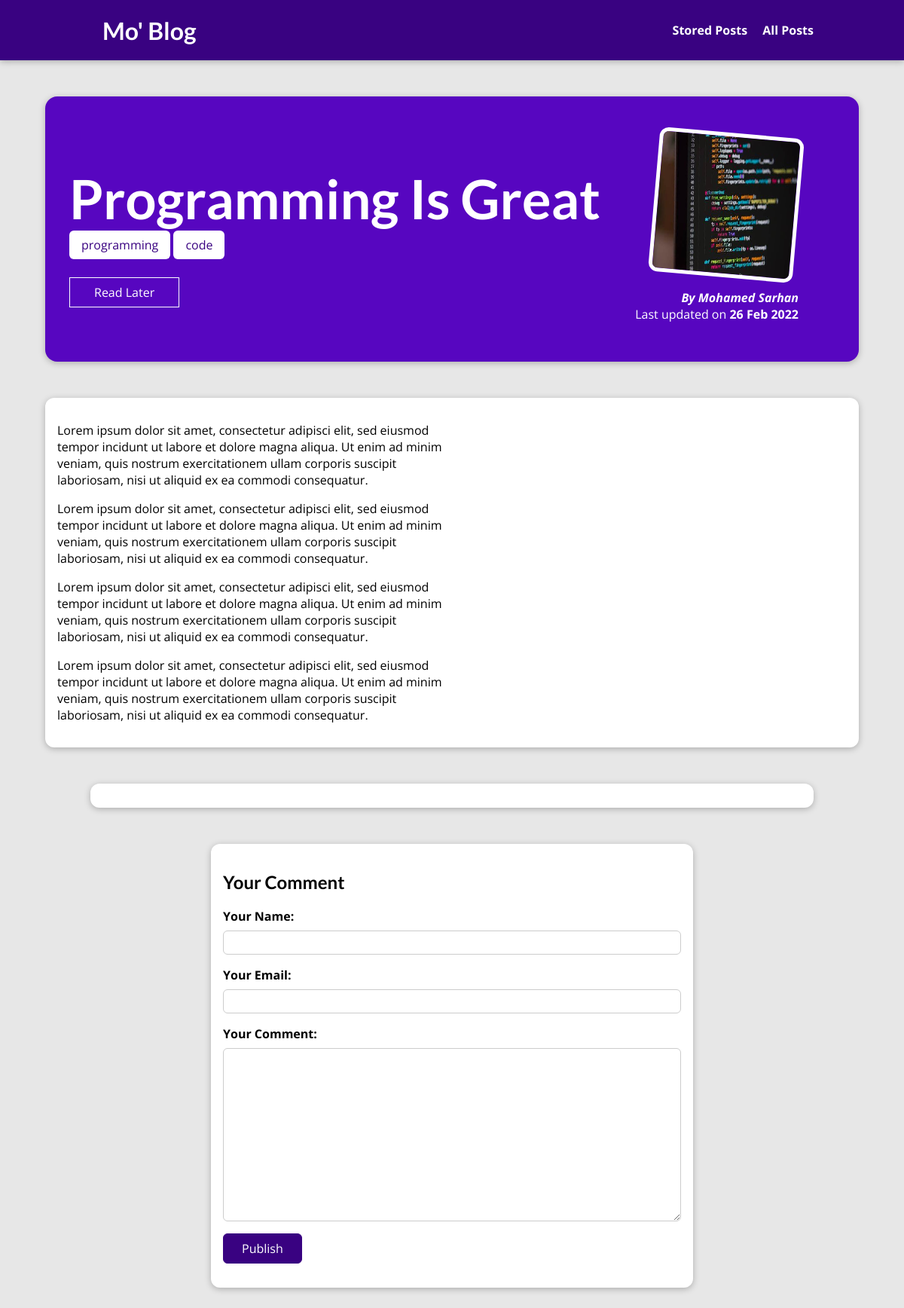
The page /posts/programming-is-great on the database its author committed.
### blog/models.py (models this page shows, shortened)
class Post (models.Model):
    title = models.CharField(max_length=50)
    excerpt = models.CharField(max_length=200)
    image = models.ImageField(upload_to="posts",null=True)
    date = models.DateField(auto_now=True)
    slug = models.SlugField(unique=True)
    content = models.TextField(validators=[MinLengthValidator(50)])
    author = models.ForeignKey(
        Author, on_delete=models.SET_NULL, null=True,related_name="posts")
    tags=models.ManyToManyField(Tag)

class Tag(models.Model):
    caption=models.CharField(max_length=20)

class Author (models.Model):
    first_name = models.CharField(max_length=50, null=False)
    last_name = models.CharField(max_length=50, null=True)
    full_name = models.CharField(max_length=50, null=False, default="")
    email=models.EmailField()
    def __str__(self):
        if self.last_name is None:
            return f"{self.first_name}"
        else:
            return f"{self.first_name} {self.last_name}"

### blog/views.py (the view, shortened to what this page needs)
# urls.py: path("posts/<slug:slug>", views.SinglePostView.as_view(),
class SinglePostView(View):
    def is_stored_post(self , request,post_id):
        stored_posts = request.session.get("stored_posts")
        if stored_posts is not None :
            is_saved_for_later=post_id in stored_posts
        else:
            is_saved_for_later=False
        return is_saved_for_later
    def get(self, request, slug):
        post = Post.objects.get(slug=slug)
        context = {
            "post": post,
            "post_tags": post.tags.all(),
            "comment_form": CommentForm(),
            "comments": post.comments.all().order_by("-id"),  # or "-date"
            "saved_for_later":self.is_stored_post(request,post.id)
        }
        return render(request, "blog/post-detail.html", context)

### blog/forms.py
class CommentForm(forms.ModelForm):
    class Meta:
         model = Comment
         exclude = ["post"]  # fields=["user_name","user_email"]
         labels={
             "user_name":"Your Name",
             "user_email":"Your Email",
             "text":"Your Comment"
         }

### blog/templates/blog/post-detail.html (shortened to what this page needs)
{% extends "base.html"%}
{% load static %}
{% block css_files%}
<link rel="stylesheet" href="{% static 'blog/post-detail.css'%}"/>
  {% endblock%}
{% block content %}
    <section id="summary">
        <h2>{{post.title}}</h2>
        <div>
            {% for tag in post_tags %}
            <span class="tag">{{tag.caption}}</span>
            {% endfor %}
        </div>
        <form action="{% url 'read-later' %}" method="POST">
            <div id="read-later">
                <button>
                    {% if saved_for_later %}
                    Remove from 'Read later' list
                    {% else%}
                    Read Later
                    {% endif %}
                </button>
            </div>
        </form>
        <article>
            <img src="{{ post.image.url}}" alt="{{post.title}}" />
            <address>By <a href="mailto:{{ post.author.email }}" >{{post.author|title}}</a></address>
            <div>
                Last updated on <time>{{post.date|date:"d M Y"}}</time>
            </div>
        </article>
    </section>
    <main >
        {{post.content|linebreaks}}
    </main>
    <section id="comments">
    </section>
<section id ="comment-form">
    <h2>Your Comment</h2>
    <form action="{% url "post-detail-page" post.slug %}" method="POST">
        {% for form_field in comment_form%}
            <div class="form-control {% if form_field.errors %}invalid{% endif %}" >
                {{form_field.label_tag}}
                {{form_field}}
            </div>
        {% endfor %}
        <button>Publish</button>
    </form>
</section>
 {% endblock%}

### static/app.css (style rules this page uses)
* { box-sizing: border-box; }
html { font-family: "Open Sans", "Lato", sans-serif; }
body { margin: 0; }
h1, h2, h3 { font-family: "Lato", sans-serif; font-weight: bold; }

### blog/static/blog/post-detail.css (style rules this page uses)
body { background-color: #e7e7e7; }
#summary { margin: 8rem auto 3rem auto; padding: 2rem; width: 90%; max-width: 90rem; border-radius: 16px; background-color: #5706c0; position: relative; box-shadow: 0 2px 8px rgba(0, 0, 0, 0.25); height: 22rem; }
#summary h2 { color: white; font-size: 4.5rem; margin-bottom: 0.5rem; }
#summary article { position: absolute; top: 2rem; right: 3rem; padding: 1rem 2rem; border-radius: 12px; text-align: right; color: white; }
#summary article img { width: 12rem; height: 12rem; border-radius: 12px; transform: rotateZ(5deg); border: 5px solid white; margin-bottom: 1rem; }
#summary address { font-weight: bold; }
#summary a { color: white; text-decoration: none; }
#summary time { font-weight: bold; }
#read-later { margin: 2rem 0; }
#read-later button { background-color: transparent; border: 1px solid white; padding: 0.5rem 2rem; font: inherit; color: white; cursor: pointer; }
main { width: 90%; max-width: 90rem; margin: 3rem auto; background-color: white; padding: 1rem; border-radius: 12px; box-shadow: 0 2px 8px rgba(0, 0, 0, 0.25); }
.tag { background-color: white; color: #390281; padding: 0.5rem 1rem; border-radius: 6px; }
#comment-form { margin: 3rem auto; width: 90%; max-width: 40rem; border-radius: 12px; background-color: white; box-shadow: 0 2px 8px rgba(0, 0, 0, 0.25); padding: 1rem; }
#comment-form button { font: inherit; background-color: #390281; color: white; border: 1px solid #390281; padding: 0.5rem 1.5rem; border-radius: 6px; cursor: pointer; }
.form-control { margin-bottom: 1rem; }
.form-control label { font-weight: bold; margin-bottom: 0.5rem; display: block; }
.form-control input, .form-control textarea { display: block; width: 100%; font: inherit; padding: 0.25rem; border-radius: 6px; border: 1px solid #ccc; }
#comments { margin: 3rem auto; width: 90%; max-width: 60rem; border-radius: 12px; background-color: white; box-shadow: 0 2px 8px rgba(0, 0, 0, 0.25); padding: 1rem 2rem; }

### rows shown on the page
Post: title "Programming Is Great", image (picture), author "Mohamed Sarhan", date "26 Feb 2022", content "Lorem ipsum dolor sit amet, consectetur adipisci elit, sed eiusmod tempor incidunt ut labore et dolore magna aliqua. Ut enim ad minim veniam, quis nostrum exercitationem ullam corporis suscipit laboriosam, nisi ut aliquid ex ea commodi consequatur. Lorem ipsum dolor sit amet, consectetur adipisci elit, sed eiusmod tempor incidunt ut labore et dolore magna aliqua. Ut enim ad minim veniam, quis nostrum exercitationem ullam corporis suscipit laboriosam, nisi ut aliquid ex ea commodi consequatur. Lorem ipsum dolor sit amet, consectetur adipisci elit, sed eiusmod tempor incidunt ut labore et dolore magna aliqua. Ut enim ad minim veniam, quis nostrum exercitationem ullam corporis suscipit…"
Tag: caption "programming"
Tag: caption "code"
